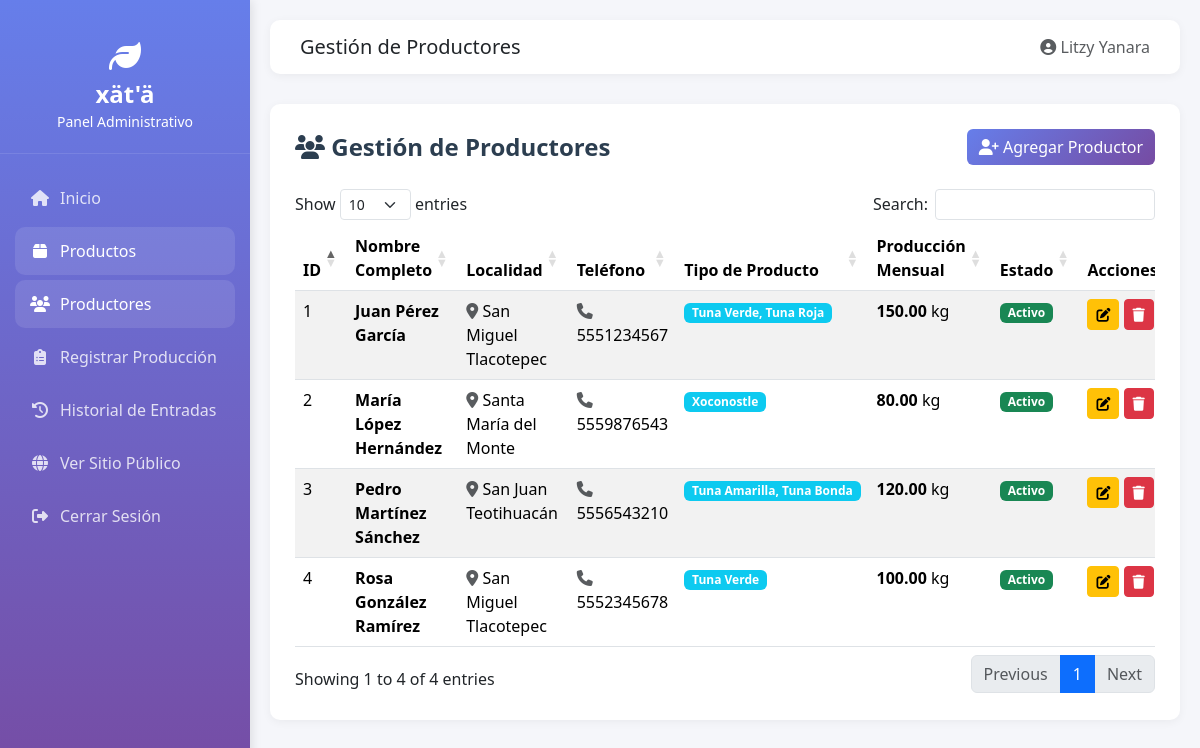
Screenshot of /admin/productores_crud.php (signed in) with the database file from the repository.
### tables this page shows
CREATE TABLE `productores` (
  `id` int(11) NOT NULL,
  `nombre` varchar(100) NOT NULL,
  `apellidos` varchar(100) NOT NULL,
  `localidad` varchar(100) NOT NULL,
  `telefono` varchar(15) DEFAULT NULL,
  `email` varchar(100) DEFAULT NULL,
  `tipo_producto` varchar(100) NOT NULL,
  `produccion_promedio_mensual` decimal(10,2) NOT NULL COMMENT 'En kilogramos',
  `fecha_registro` timestamp NOT NULL DEFAULT current_timestamp(),
  `activo` tinyint(1) DEFAULT 1
);

### admin/productores_crud.php (the view, shortened to what this page needs)
<?php
require_once '../includes/conexion.php';
$query = "SELECT * FROM productores ORDER BY id DESC";
$resultado = $conn->query($query);
include '../includes/header.php';
?>
<div class="content-card">
    <div class="d-flex justify-content-between align-items-center mb-4">
        <h1 class="page-title mb-0">
            <i class="fas fa-users"></i> Gestión de Productores
        </h1>
        <a href="agregar_productor.php" class="btn btn-primary">
            <i class="fas fa-user-plus"></i> Agregar Productor
        </a>
    </div>
    <div class="table-responsive">
        <table id="tablaProductores" class="table table-striped table-hover">
            <thead>
                <tr>
                    <th>ID</th>
                    <th>Nombre Completo</th>
                    <th>Localidad</th>
                    <th>Teléfono</th>
                    <th>Tipo de Producto</th>
                    <th>Producción Mensual</th>
                    <th>Estado</th>
                    <th>Acciones</th>
                </tr>
            </thead>
            <tbody>
                <?php while ($productor = $resultado->fetch_assoc()): ?>
                    <tr>
                        <td><?php echo $productor['id']; ?></td>
                        <td>
                            <strong>
                                <?php echo htmlspecialchars($productor['nombre'] . ' ' . $productor['apellidos']); ?>
                            </strong>
                        </td>
                        <td>
                            <i class="fas fa-map-marker-alt text-muted"></i>
                            <?php echo htmlspecialchars($productor['localidad']); ?>
                        </td>
                        <td>
                            <?php if (!empty($productor['telefono'])): ?>
                                <i class="fas fa-phone text-muted"></i>
                                <?php echo htmlspecialchars($productor['telefono']); ?>
                            <?php else: ?>
                                <span class="text-muted">No registrado</span>
                            <?php endif; ?>
                        </td>
                        <td>
                            <span class="badge bg-info">
                                <?php echo htmlspecialchars($productor['tipo_producto']); ?>
                            </span>
                        </td>
                        <td>
                            <strong><?php echo number_format($productor['produccion_promedio_mensual'], 2); ?></strong> kg
                        </td>
                        <td>
                            <?php if ($productor['activo'] == 1): ?>
                                <span class="badge bg-success">Activo</span>
                            <?php else: ?>
                                <span class="badge bg-danger">Inactivo</span>
                            <?php endif; ?>
                        </td>
                        <td>
                            <a href="editar_productor.php?id=<?php echo $productor['id']; ?>"
                               class="btn btn-sm btn-warning"
                               title="Editar">
                                <i class="fas fa-edit"></i>
                            </a>
                            <a href="eliminar_productor.php?id=<?php echo $productor['id']; ?>"
                               class="btn btn-sm btn-danger"
                               onclick="return confirm('¿Está seguro de eliminar este productor?');"
                               title="Eliminar">
                                <i class="fas fa-trash"></i>
                            </a>
                        </td>
                    </tr>
                <?php endwhile; ?>
            </tbody>
        </table>
    </div>
</div>
<?php include '../includes/footer.php'; ?>

### includes/header.php (style rules this page uses)
:root { --primary-color: #667eea; --secondary-color: #764ba2; --sidebar-width: 250px; }
body { font-family: 'Segoe UI', Tahoma, Geneva, Verdana, sans-serif; background-color: #f5f6fa; }
.content-card { background: white; border-radius: 10px; padding: 25px; box-shadow: 0 2px 10px rgba(0, 0, 0, 0.05); margin-bottom: 20px; }
.page-title { font-size: 24px; font-weight: 600; color: #2c3e50; margin-bottom: 10px; }
.btn-primary { background: linear-gradient(135deg, var(--primary-color) 0%, var(--secondary-color) 100%); border: none; }
.table thead { background: linear-gradient(135deg, var(--primary-color) 0%, var(--secondary-color) 100%); color: white; }

### rows the page displays
productores: id "4", nombre+apellidos "Rosa González Ramírez", localidad "San Miguel Tlacotepec", telefono "5552345678", tipo_producto "Tuna Verde", produccion_promedio_mensual "100.00", activo "Activo"
productores: id "3", nombre+apellidos "Pedro Martínez Sánchez", localidad "San Juan Teotihuacán", telefono "5556543210", tipo_producto "Tuna Amarilla, Tuna Bonda", produccion_promedio_mensual "120.00", activo "Activo"
productores: id "2", nombre+apellidos "María López Hernández", localidad "Santa María del Monte", telefono "5559876543", tipo_producto "Xoconostle", produccion_promedio_mensual "80.00", activo "Activo"
productores: id "1", nombre+apellidos "Juan Pérez García", localidad "San Miguel Tlacotepec", telefono "5551234567", tipo_producto "Tuna Verde, Tuna Roja", produccion_promedio_mensual "150.00", activo "Activo"

### other values shown
$titulo_pagina "Gestión de Productores"
obtenerNombreUsuario() "Litzy Yanara"
